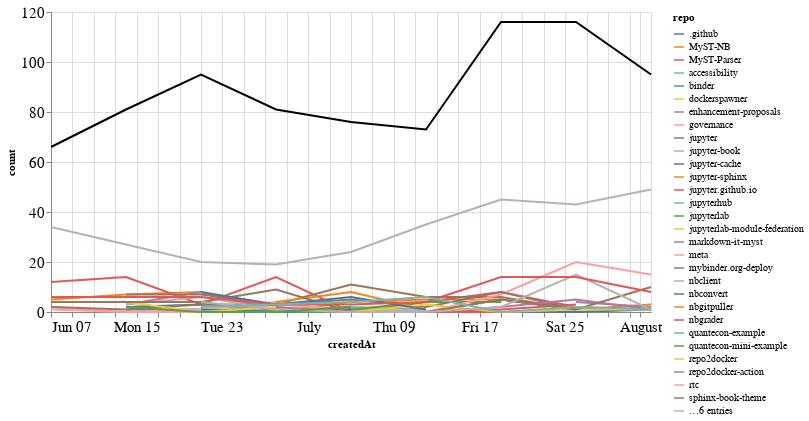

Notebook code for this chart:
### Markdown cell above
## Comments

### Code cell
comments_time = comments.groupby('repo').resample('W', on='createdAt').count()['author'].reset_index()
comments_time = comments_time.rename(columns={'author': 'count'})
comments_time_total = comments_time.groupby('createdAt').agg({"count": "sum"}).reset_index()
ch1 = alt.Chart(comments_time, width=600).mark_line().encode(
    x='createdAt',
    y='count',
    color='repo',
    tooltip="repo"
)

ch2 = alt.Chart(comments_time_total, width=600).mark_line(color="black").encode(
    x='createdAt',
    y='count',
)

ch1 + ch2

### Figure 1 — Vega-Lite specification as saved in the notebook (floating-point values rounded to 4 significant figures; data arrays with more than 128 entries replaced by an {"elided": "..."} marker saying what was removed)
{"config": {"axisLeft": {"labelFontSize": 15}, "axisBottom": {"labelFontSize": 15}}, "layer": [{"data": {"name": "data-ccbc84dad0e4fb9faeaf87d6f244692f"}, "mark": "line", "encoding": {"color": {"type": "nominal", "field": "repo"}, "tooltip": {"type": "nominal", "field": "repo"}, "x": {"type": "temporal", "field": "createdAt"}, "y": {"type": "quantitative", "field": "count"}}, "width": 600}, {"data": {"name": "data-7bf0b661fc1879c7e3ffc5fc6252f868"}, "mark": {"type": "line", "color": "black"}, "encoding": {"x": {"type": "temporal", "field": "createdAt"}, "y": {"type": "quantitative", "field": "count"}}, "width": 600}], "$schema": "https://vega.github.io/schema/vega-lite/v4.8.1.json", "datasets": {"data-ccbc84dad0e4fb9faeaf87d6f244692f": {"elided": "175 records"}, "data-7bf0b661fc1879c7e3ffc5fc6252f868": [{"createdAt": "2020-06-07T00:00:00", "count": 66}, {"createdAt": "2020-06-14T00:00:00", "count": 81}, {"createdAt": "2020-06-21T00:00:00", "count": 95}, {"createdAt": "2020-06-28T00:00:00", "count": 81}, {"createdAt": "2020-07-05T00:00:00", "count": 76}, {"createdAt": "2020-07-12T00:00:00", "count": 73}, {"createdAt": "2020-07-19T00:00:00", "count": 116}, {"createdAt": "2020-07-26T00:00:00", "count": 116}, {"createdAt": "2020-08-02T00:00:00", "count": 95}]}}
